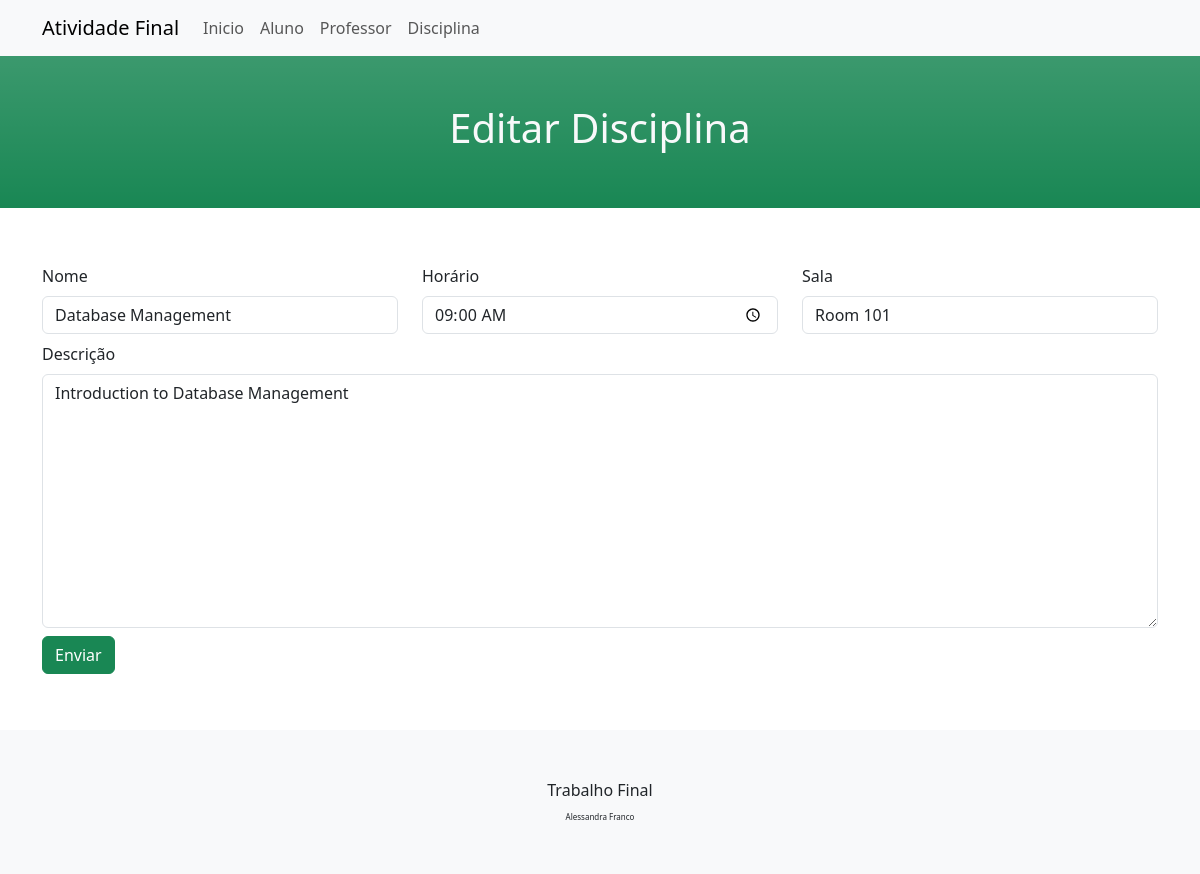
Page /src/disciplina/pages/edit_disciplina.php?idNot=1 on the committed database.
### tables this page shows
CREATE TABLE `disciplina` (
  `idDisciplina` int NOT NULL,
  `nome` varchar(255) NOT NULL,
  `codDisciplina` varchar(255) NOT NULL,
  `mensagem` text NOT NULL,
  `horario` time NOT NULL,
  `sala` varchar(255) NOT NULL
);

### src/disciplina/database/disciplina.php (called while the page is built, shortened)
<?php
function findDisciplinaDb($id)
{
    include_once __DIR__ . "/../../../config/connection.php";
    try {
        $sql = "SELECT * FROM disciplina WHERE idDisciplina = $id";
        $resultado = $pdo->query($sql);
        $disciplina = $resultado->fetch(PDO::FETCH_ASSOC);
        return $disciplina;
    } catch (PDOException $e) {
        print "Error!: " . $e->getMessage() . "<br/>";
        die();
    }
}

### src/disciplina/actions/disciplina.php (called while the page is built, shortened)
<?php
require_once __DIR__ . '/../database/disciplina.php';
function findDisciplinaAction($id)
{
    return findDisciplinaDb($id);
}

### src/disciplina/pages/edit_disciplina.php (the view, shortened to what this page needs)
<?php
include_once __DIR__ . "/../../partials/header.php";
require_once __DIR__ . '/../actions/disciplina.php';
$idNot = $_GET['idNot'];
$resultado = findDisciplinaAction($idNot);
?>
<div class="container-fluid py-5 bg-success bg-gradient">
    <h1 class="text-center text-light">Editar Disciplina</h1>
</div>
<div class="container py-5">
    <div class="col py-2">
        <form action="" method="post" enctype="multipart/form-data">
            <div class="row">
                <div class="col">
                    <label for="form_nome" class="form-label">Nome</label>
                    <input class="form-control" type="text" name="nome" placeholder="Nome Completo" id="nome" value="<?php echo $resultado['nome']; ?>">
                </div>
                <div class="col">
                    <label for="form_horario" class="form-label">Horário</label>
                    <input class="form-control" type="time" name="horario" placeholder="Horário" id="horario" value="<?php echo $resultado['horario']; ?>">
                </div>
                <div class="col">
                    <label for="form_sala" class="form-label">Sala</label>
                    <input class="form-control" type="text" name="sala" placeholder="Sala" id="sala" value="<?php echo $resultado['sala']; ?>">
                </div>
            </div>
            <div class="row py-2">
                <div class="col">
                    <label for="form_descricao" class="form-label">Descrição</label>
                    <textarea class="form-control" name="descricao" id="descricao" cols="30" rows="10" placeholder="Descrição da matéria"><?php echo $resultado['mensagem']; ?></textarea>
                </div>
            </div>
            <input type="submit" class="btn btn-success" value="Enviar">
        </form>
    </div>
</div>
<?php
include_once __DIR__ . "/../../partials/footer.php";
?>

### rows in the picture
disciplina: nome "Database Management", horario "09:00:00", sala "Room 101", descricao "Introduction to Database Management"
